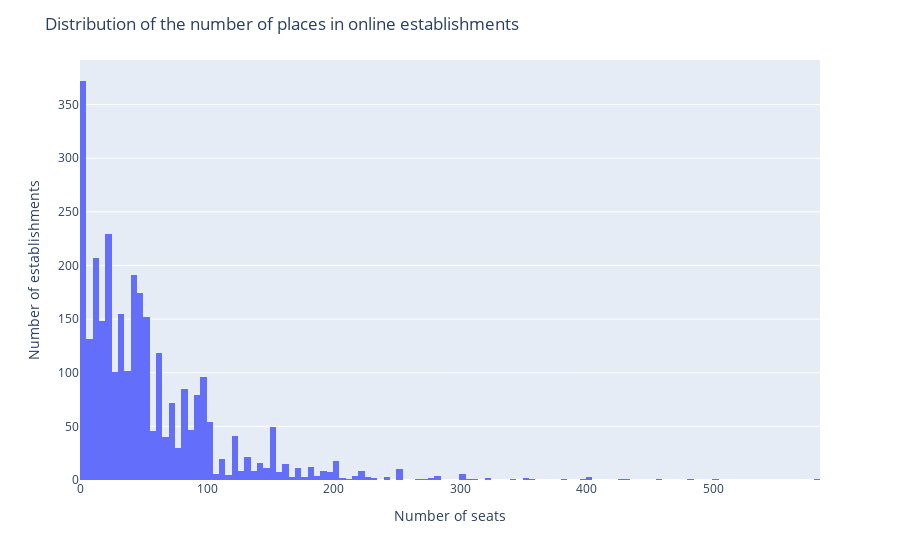

The cell this chart's notebook holds for it:
### Markdown cell above
### Distribution of seats in online restaurants

### Code cell
# Filter the chain restaurants and build a schedule for the distribution of the number of seats
chain_object = rest_data.query('chain == "да"')
fig = px.histogram(chain_object, x="number")
fig.update_layout(
                  title="Distribution of the number of places in online restaurants",
                  xaxis_title="Number of seats",
                  yaxis_title="Number of restaurants")
fig.show();

### Figure 1 — Plotly figure (JSON) as saved in the notebook; plotly's stock layout.template omitted (floating-point values rounded to 4 significant figures; data arrays with more than 128 entries replaced by an {"elided": "..."} marker saying what was removed)
{"data": [{"alignmentgroup": "True", "bingroup": "x", "hovertemplate": "number=%{x}<br>count=%{y}<extra></extra>", "legendgroup": "", "marker": {"color": "#636efa", "pattern": {"shape": ""}}, "name": "", "offsetgroup": "", "orientation": "v", "showlegend": false, "type": "histogram", "x": {"elided": "2968 int values"}, "xaxis": "x", "yaxis": "y"}], "layout": {"barmode": "relative", "legend": {"tracegroupgap": 0}, "margin": {"t": 60}, "title": {"text": "Distribution of the number of places in online establishments"}, "xaxis": {"anchor": "y", "domain": [0, 1], "title": {"text": "Number of seats"}}, "yaxis": {"anchor": "x", "domain": [0, 1], "title": {"text": "Number of establishments"}}}}
